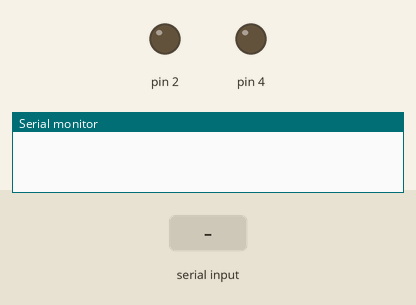
Simulated run of this sketch. Board: Arduino Uno, built with avr-gcc and run on an emulated ATmega328P. Parts: output pins drawn as LEDs (lit = HIGH), the last lines printed to the serial monitor. Inputs (shaded band) come from the test bench.

Above: at 1.2 s.
1.3 s: "q" received over Serial
At 2.2 s:
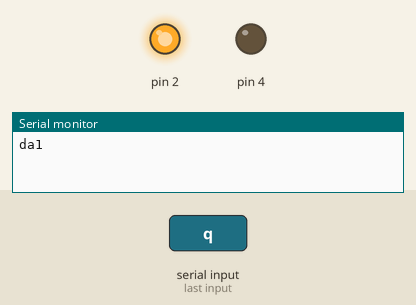
2.8 s: "w" received over Serial
At 3.3 s:
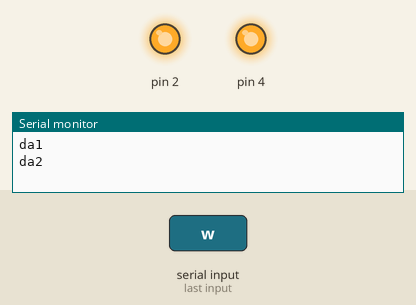
4.3 s: "e" received over Serial
At 5.5 s:
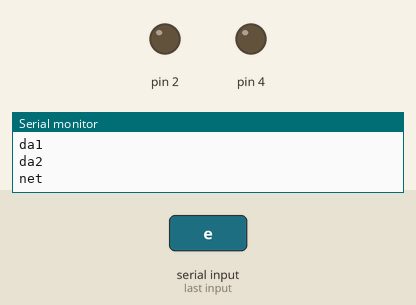
5.8 s: "w" received over Serial
At 6.8 s:
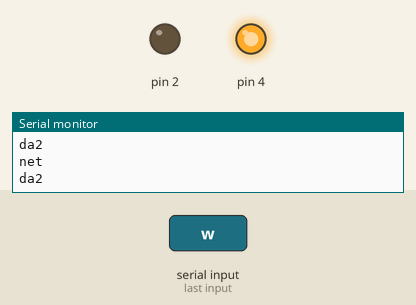
Timing chart, 0 to 8.3 s (numbered marks = the images above; inputs shaded):
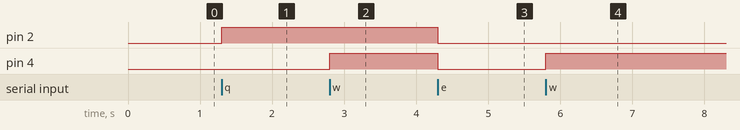

The sketch:

port_Serial.ino
```cpp
char inChar;

void setup() {
pinMode(2, OUTPUT);
Serial.begin(9600);
pinMode(4, OUTPUT);
}

void loop() {
 if (Serial.available() > 0)
  {
    inChar = Serial.read();
    if (inChar=='q') // e - Enable - включить
    {
      digitalWrite(2,HIGH);
      Serial.println("da1");
    }
     if (inChar=='w') // e - Enable - включить
    {
      digitalWrite(4, HIGH);
      Serial.println("da2");
    }

    if (inChar=='e') // d - Disable - выключить
    {
      digitalWrite(2,LOW);
      digitalWrite(4,LOW);
      Serial.println("net");

    }

  }
}
```

Measured:
- after the input at 1.3 s, pin 2: LOW → HIGH at once
- after the input at 2.8 s, pin 4: LOW → HIGH at once
- after the input at 4.3 s, pin 2, pin 4: HIGH → LOW at once
- after the input at 5.8 s, pin 4: LOW → HIGH at once
